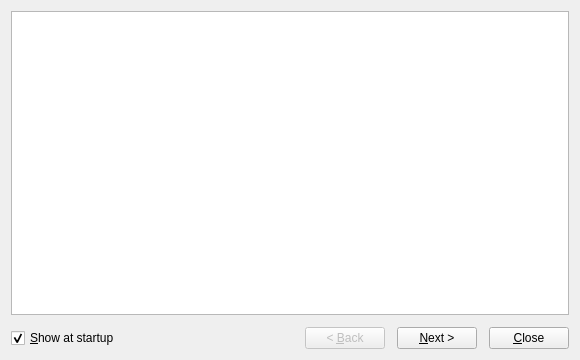
<ui version="4.0" >
 <class>TutorialDialog</class>
 <widget class="QDialog" name="TutorialDialog" >
  <property name="geometry" >
   <rect>
    <x>0</x>
    <y>0</y>
    <width>580</width>
    <height>360</height>
   </rect>
  </property>
  <property name="windowTitle" >
   <string>Quick Tutorial</string>
  </property>
  <layout class="QVBoxLayout" >
   <property name="spacing" >
    <number>12</number>
   </property>
   <item>
    <widget class="QTextBrowser" name="textBrowser" />
   </item>
   <item>
    <layout class="QHBoxLayout" >
     <item>
      <widget class="QCheckBox" name="checkStartup" >
       <property name="text" >
        <string>&amp;Show at startup</string>
       </property>
       <property name="checked" >
        <bool>true</bool>
       </property>
      </widget>
     </item>
     <item>
      <spacer>
       <property name="orientation" >
        <enum>Qt::Horizontal</enum>
       </property>
       <property name="sizeHint" >
        <size>
         <width>40</width>
         <height>20</height>
        </size>
       </property>
      </spacer>
     </item>
     <item>
      <widget class="QPushButton" name="buttonBack" >
       <property name="enabled" >
        <bool>false</bool>
       </property>
       <property name="text" >
        <string>&lt; &amp;Back</string>
       </property>
      </widget>
     </item>
     <item>
      <widget class="QPushButton" name="buttonNext" >
       <property name="text" >
        <string>&amp;Next ></string>
       </property>
      </widget>
     </item>
     <item>
      <widget class="QPushButton" name="buttonClose" >
       <property name="text" >
        <string>&amp;Close</string>
       </property>
      </widget>
     </item>
    </layout>
   </item>
  </layout>
 </widget>
 <tabstops>
  <tabstop>textBrowser</tabstop>
  <tabstop>checkStartup</tabstop>
  <tabstop>buttonBack</tabstop>
  <tabstop>buttonNext</tabstop>
  <tabstop>buttonClose</tabstop>
 </tabstops>
 <resources/>
 <connections>
  <connection>
   <sender>buttonClose</sender>
   <signal>clicked()</signal>
   <receiver>TutorialDialog</receiver>
   <slot>accept()</slot>
   <hints>
    <hint type="sourcelabel" >
     <x>477</x>
     <y>288</y>
    </hint>
    <hint type="destinationlabel" >
     <x>430</x>
     <y>288</y>
    </hint>
   </hints>
  </connection>
 </connections>
</ui>
